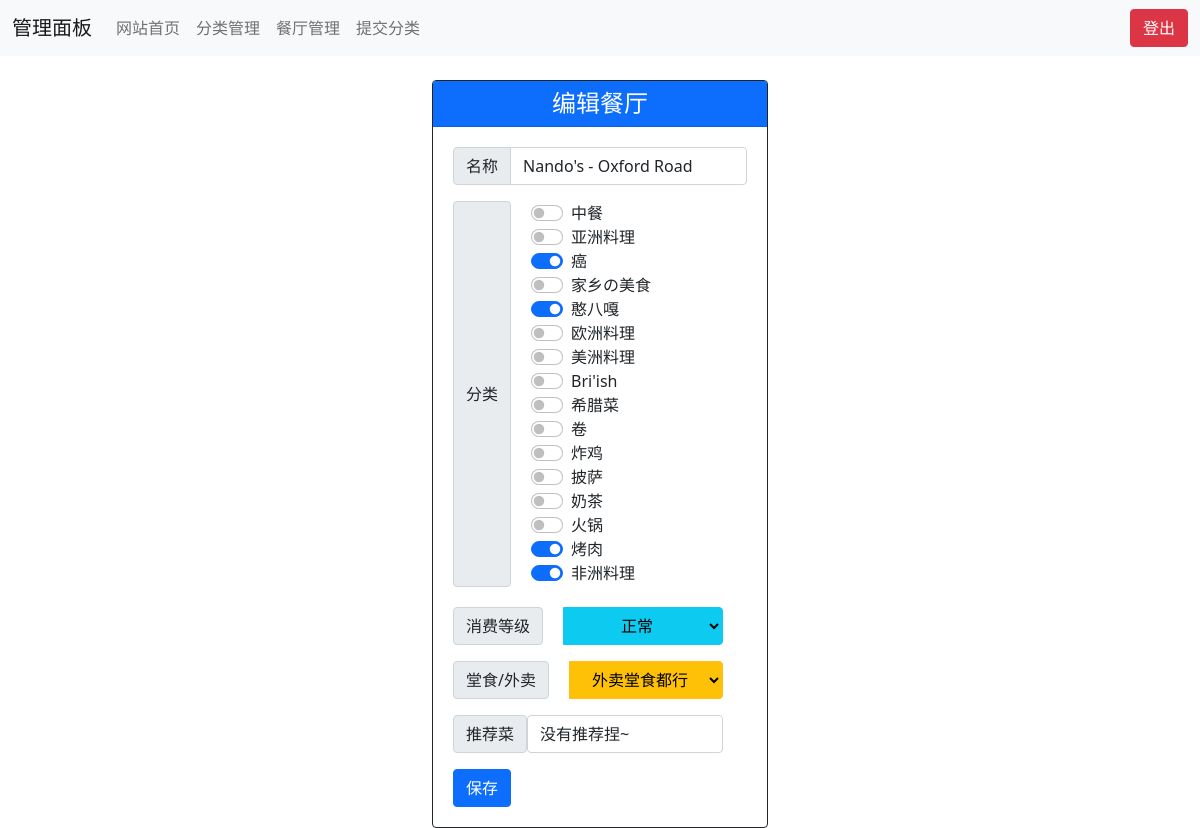
The app's page /admin/editrest.php?action=edit&id=1 (signed in) with its own data.
### tables this page shows
CREATE TABLE `restaurant` (
  `id` smallint(5) unsigned NOT NULL AUTO_INCREMENT,
  `name` text NOT NULL,
  `richness` tinyint(4) DEFAULT '-1',
  `method` enum('takeaway','eatin','both') NOT NULL DEFAULT 'both',
  `priority` tinyint(4) unsigned NOT NULL DEFAULT '0',
  PRIMARY KEY (`id`),
  KEY `richness` (`richness`)
);

CREATE TABLE `category` (
  `id` tinyint(3) unsigned NOT NULL AUTO_INCREMENT,
  `name` text NOT NULL,
  PRIMARY KEY (`id`)
);

### include/function.php (called while the page is built, shortened)
<?php
function restaurant_exist($id): bool
{
    global $conn;
    return mysqli_num_rows(mysqli_query($conn, "SELECT * FROM restaurant WHERE id = '{$id}';")) != 0;
}
function isMobile(): bool
{
    if (isset($_SERVER['HTTP_USER_AGENT'])) {
        $clientkeywords = array('nokia', 'sony', 'ericsson', 'mot', 'samsung', 'htc', 'sgh', 'lg', 'sharp', 'sie-', 'philips', 'panasonic', 'alcatel',
            'lenovo', 'iphone', 'ipod', 'blackberry', 'meizu', 'android', 'netfront', 'symbian', 'ucweb', 'windowsce', 'palm', 'operamini', 'operamobi',
            'openwave', 'nexusone', 'cldc', 'midp', 'wap', 'mobile', 'MicroMessenger');
    }
    return false;
}

### include/class/restaurant.php (called while the page is built, shortened)
<?php
class restaurant
{
    var array $recommend = array();
    function __construct($id)
    {
        global $conn;
        if (restaurant_exist($id)) {
            $result = mysqli_fetch_assoc(mysqli_query($conn, "SELECT * FROM restaurant WHERE id = '$id';"));
            $this->name = $result['name'];
            $category = mysqli_query($conn, "SELECT category_id FROM restaurant_tagmap WHERE restaurant_id = '$id';");
            if (mysqli_num_rows($category) > 0) {
                while ($row = mysqli_fetch_assoc($category)) {
                    $this->category[] = $row['category_id'];
                }
            }
            $this->method = $result['method'];
            $recommend = mysqli_query($conn,"SELECT recommend FROM recommend WHERE restaurant_id = '$id';");
        } else {
            $this->id = 0;
        }
    }
    function get_recommend(): string
    {
        if ($this->recommend == null){
            return "没有推荐捏~";
        }else{
            return implode(",", $this->recommend);
        }
    }
}

### admin/editrest.php (the view, shortened to what this page needs)
<?php
include("header.php");
if (isset($_POST['submit'])) {
    switch ($_POST['action']) {
        case "add":
            mysqli_query($conn, "INSERT INTO restaurant (name,richness,method) values ('{$_POST['name']}','{$_POST['richness']}','{$_POST['method']}');");
            $max_id = mysqli_fetch_assoc(mysqli_query($conn, "SELECT MAX(id) as max_id FROM restaurant"))['max_id'];
            $restaurant = new restaurant($max_id);
            $restaurant->update_category($_POST['category']);
            alert("添加成功");
            echo "<script>setTimeout(\"javascript:location.href='restaurant.php'\", 500);</script>";
            exit;
        case "edit":
            $restaurant = new restaurant($_POST['id']);
            $restaurant->update_name($_POST['name']);
            $restaurant->update_richness($_POST['richness']);
            $restaurant->update_method($_POST['method']);
            $restaurant->update_category($_POST['category']);
            $restaurant->update_recommend($_POST['recommend']);
            alert("修改成功");
            echo "<script>setTimeout(\"javascript:location.href='restaurant.php'\", 500);</script>";
            exit;
        default:
            alert("未知操作");
            echo "<script>setTimeout(\"javascript:location.href='restaurant.php'\", 500);</script>";
            exit;
    }
} elseif (isset($_GET['action'])) {
    switch ($_GET['action']) {
        case "edit":
            $restaurant = new restaurant($_GET['id']);
            break;
    }
}
?>
<div class="container" style="margin-top: 2%;width: <?php echo (isMobile())?"auto":"30%"; ?>;">
    <div class='card border-dark'>
        <h4 class='card-header bg-primary text-white text-center'>编辑餐厅</h4>
<form action='' method='post' style="margin: 20px;">
    <div class="input-group mb-3">
        <span class='input-group-text' id='name'>名称</span>
        <input type='text' class='form-control' name='name'
                   <?php if ($_GET['action'] == "edit") echo "value='{$restaurant->name}'"; ?>required>
    </div>
    <div class="row">
    <div class='btn-group' style="margin-bottom: 20px">
        <span class='input-group-text' id='category'>分类</span>
        <div class="form-check form-switch" style="width: 200px; margin-left: 20px">
            <?php
            $result = mysqli_query($conn, "SELECT id,name FROM category;");
            if (mysqli_num_rows($result) > 0) {
                while ($row = mysqli_fetch_assoc($result)) {
                    $checked = "";
                    if ($_GET['action'] == "edit") {
                        if (in_array($row['id'], $restaurant->category)) $checked = "checked";
                    }
                    echo "{$row['name']} <input class='form-check-input' type='checkbox' role='switch' name='category[]' {$checked} value='{$row['id']}'><br>";
                }
            }
            ?>
        </div>
    </div>
    <div class="row">
    <div class='btn-group mb-3'>
        <span class='input-group-text' id='richness'>消费等级</span>
        <select class="btn btn-info dropdown-toggle" name="richness" style="margin-left: 20px" required>
            <?php
            $result = mysqli_query($conn, "SELECT id,name FROM richness;");
            if (mysqli_num_rows($result) > 0) {
                while ($row = mysqli_fetch_assoc($result)) {
                    if ($_GET['action'] == "edit"&&$row['id']==$restaurant->richness) {
                        echo "<option value='{$row['id']}' selected>{$row['name']}</option>";
                    }
                    else {
                        echo "<option value='{$row['id']}'>{$row['name']}</option>";
                    }
                }
            }
            ?>
        </select>
    </div>
    </div>
    <div class="row">
    <div class='btn-group mb-3'>
        <span class='input-group-text' id='method'>堂食/外卖</span>
        <select class="btn btn-warning dropdown-toggle" style="margin-left: 20px" name="method">
            <option value="both" <?php if ($_GET['action'] == "edit" && $restaurant->method == "both") echo "selected" ?>>
                外卖堂食都行
            </option>
        </select>
    </div>
    </div>
        <div class="row">
            <div class='btn-group mb-3'>
                <span class='input-group-text' id='richness'>推荐菜</span>
                <input type='text' class='form-control' name='recommend' value='<?php echo $restaurant->get_recommend() ?>'>
            </div>
        </div>
    </div>
    <?php if ($_GET['action'] == "add") {
        echo "<input type='hidden' name='action' value='add'>";
        echo "<input type='submit' class='btn btn-primary' name='submit' value='添加'>";
    } else {
        echo "<input type='submit' class='btn btn-primary' name='submit' value='保存'>";
    } ?>
</form>
</div>

### records on screen
restaurant: name "Nando's - Oxford Road", method "外卖堂食都行"
category: name "中餐"
category: name "亚洲料理"
category: name "癌"
category: name "家乡の美食"
category: name "憨八嘎"
category: name "欧洲料理"
category: name "美洲料理"
category: name "Bri'ish"
category: name "希腊菜"
category: name "卷"
category: name "炸鸡"
category: name "披萨"
category: name "奶茶"
category: name "火锅"
category: name "烤肉"
category: name "非洲料理"

### other values on screen
form field richness "正常"
